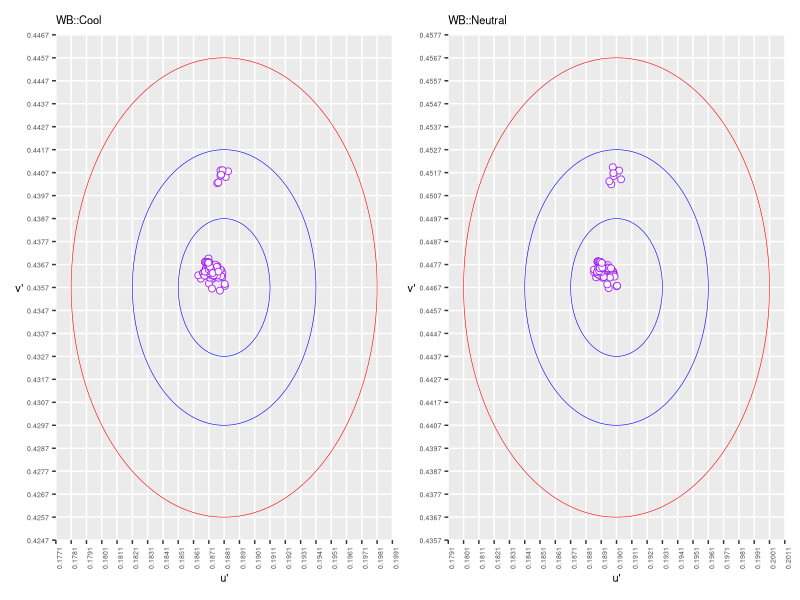
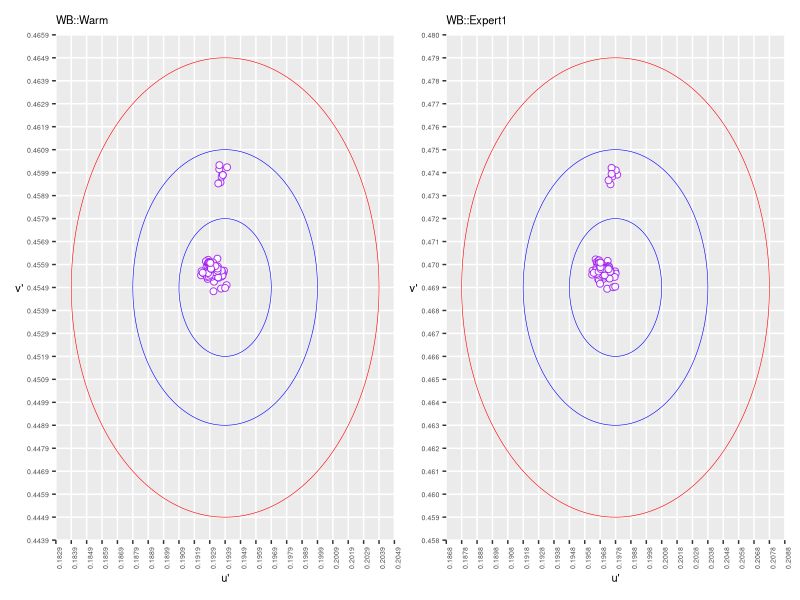
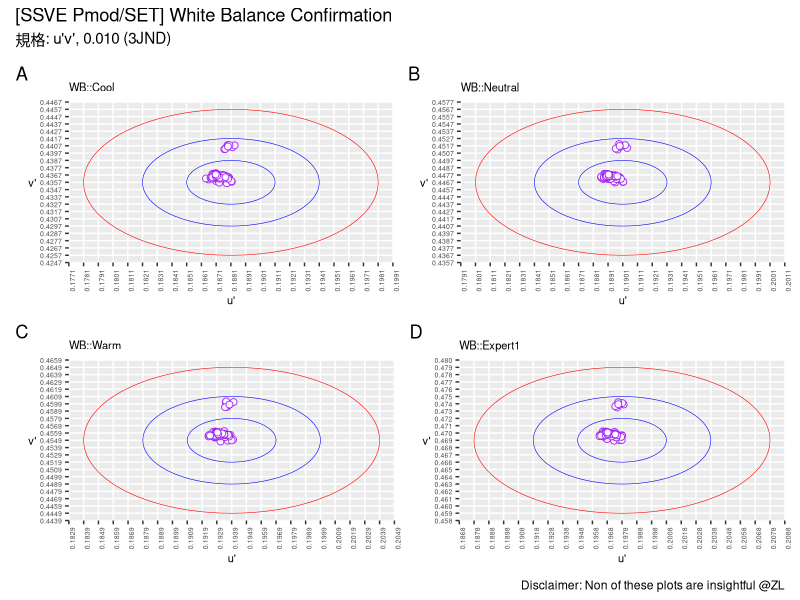

R code for these plots, in order:
### SSVE Pmod White Balance Trial 
### Effectiveness confirmation
### by ZL, 20211222

#require(reticulate)
require(ggplot2)
require(patchwork)
### create clean data
#reticulate::use_python('D:/DevEnv/WPy32-3741/python-3.7.4/python.exe')
#reticulate::install_miniconda()
#reticulate::py_run_file('main.py')

### premise
calc.du <- function(jnd, angle, du.target){
  return(jnd * cos(angle * pi / 180) + du.target)
}

calc.dv <- function(jnd, angle, dv.target){
  return(jnd * sin(angle * pi / 180) + dv.target)
}

jnd.ellips <- function(jnd, cTT.u, cTT.v){
  du <- c()
  dv <- c()
  for(i in 0:360){
    du <- c(du, calc.du(jnd, i, cTT.u))
    dv <- c(dv, calc.dv(jnd, i, cTT.v))
  }
  df <- data.frame(du, dv)
  colnames(df) <- c("du", "dv")
  return(df)
}

cool.jnd1 <- jnd.ellips(0.003, 0.1881, 0.4357)
cool.jnd2 <- jnd.ellips(0.006, 0.1881, 0.4357)
cool.jnd3 <- jnd.ellips(0.010, 0.1881, 0.4357)
cool.breaks.x <- seq(0.1771, 0.1991, 0.001)
cool.breaks.y <- seq(0.4247, 0.4467, 0.001)
cool.minor.x <- seq(0.1771, 0.1991, 0.0002)
cool.minor.y <- seq(0.4247, 0.4467, 0.0002)

neutral.jnd1 <- jnd.ellips(0.003, 0.1901, 0.4467)
neutral.jnd2 <- jnd.ellips(0.006, 0.1901, 0.4467)
neutral.jnd3 <- jnd.ellips(0.010, 0.1901, 0.4467)
neutral.breaks.x <- seq(0.1791, 0.2011, 0.001)
neutral.breaks.y <- seq(0.4357, 0.4577, 0.001)
neutral.minor.x <- seq(0.1791, 0.2011, 0.0002)
neutral.minor.y <- seq(0.4357, 0.4577, 0.0002)

warm.jnd1 <- jnd.ellips(0.003, 0.1939, 0.4549)
warm.jnd2 <- jnd.ellips(0.006, 0.1939, 0.4549)
warm.jnd3 <- jnd.ellips(0.010, 0.1939, 0.4549)
warm.breaks.x <- seq(0.1829, 0.2049, 0.001)
warm.breaks.y <- seq(0.4439, 0.4659, 0.001)
warm.minor.x <- seq(0.1829, 0.2049, 0.0002)
warm.minor.y <- seq(0.4439, 0.4659, 0.0002)

expert1.jnd1 <- jnd.ellips(0.003, 0.1978, 0.469)
expert1.jnd2 <- jnd.ellips(0.006, 0.1978, 0.469)
expert1.jnd3 <- jnd.ellips(0.010, 0.1978, 0.469)
expert1.breaks.x <- seq(0.1868, 0.2088, 0.001)
expert1.breaks.y <- seq(0.4580, 0.4800, 0.001)
expert1.minor.x <- seq(0.1868, 0.2088, 0.0002)
expert1.minor.y <- seq(0.4580, 0.4800, 0.0002)

### read white balance data
df.cool <- read.csv("./src/COOL.csv")
df.neutral <- read.csv("./src/NEUTRAL.csv")
df.warm <- read.csv("./src/WARM.csv")
df.expert1 <- read.csv("./src/EXPERT1.csv")
#View(df)

### plot
plot.wb <- function(df.temp, temp,
                    temp.breaks.x, temp.breaks.y,
                    temp.minor.x, temp.minor.y, 
                    temp.jnd1, temp.jnd2, temp.jnd3) {
  
  p <- ggplot(df.temp) +
    geom_point(aes(x=u,
                   y=v),
               colour = "purple",
               shape = 21,
               fill = 'white',
               stroke = .5,
               alpha = 0.9,
               size = 2) +
  #  coord_cartesian(xlim=c(0.1771, 0.1991),
  #                  ylim=c(0.4247, 0.4467)) +
    scale_x_continuous(breaks = temp.breaks.x,
                       minor_breaks = temp.minor.x) +
    scale_y_continuous(breaks = temp.breaks.y,
                       minor_breaks = temp.minor.y) +
    labs(title=gsub(' ', '', paste('WB::', temp)),
         x="u\'",
         y="v\'") +
    theme(plot.title = element_text(size=8),
          #panel.grid.major.x = element_blank(),
          #panel.grid.major.y = element_blank(),
          panel.grid.minor.x = element_blank(),
          panel.grid.minor.y = element_blank(),
          axis.title.x = element_text(size=8),
          axis.title.y = element_text(angle=0, size=8, vjust=0.5),
          axis.text.x = element_text(angle=90, size=5),
          axis.text.y = element_text(size=5)) +
    geom_path(data=temp.jnd1,
               aes(x=du,
                   y=dv),
               size = 0.2,
               color = 'blue'
               ) +
    geom_path(data=temp.jnd2,
               aes(x=du,
                   y=dv),
               size = 0.2,
               color = 'blue'
    ) +
    geom_path(data=temp.jnd3,
               aes(x=du,
                   y=dv),
               size = 0.2,
               color = 'red'
    )
#  dev.print(file = gsub(' ', '',paste('Rplot_', temp, '.png')),
#            device = png,
#            width = 800,
#            height = 800)
  return(p)
}

### plot WB cool
p1 <- plot.wb(df.cool,
        'Cool',
        cool.breaks.x,
        cool.breaks.y,
        cool.minor.x,
        cool.minor.y, 
        cool.jnd1,
        cool.jnd2,
        cool.jnd3)

### plot WB neutral
p2 <- plot.wb(df.neutral,
        'Neutral',
        neutral.breaks.x,
        neutral.breaks.y,
        neutral.minor.x,
        neutral.minor.y, 
        neutral.jnd1,
        neutral.jnd2,
        neutral.jnd3)


### plot WB warm
p3 <- plot.wb(df.warm,
        'Warm',
        warm.breaks.x,
        warm.breaks.y,
        warm.minor.x,
        warm.minor.y, 
        warm.jnd1,
        warm.jnd2,
        warm.jnd3)

### plot WB expert1
p4 <- plot.wb(df.expert1,
        'Expert1',
        expert1.breaks.x,
        expert1.breaks.y,
        expert1.minor.x,
        expert1.minor.y, 
        expert1.jnd1,
        expert1.jnd2,
        expert1.jnd3)

### layout 01
p1 + p2
p3 + p4

### layout 02
(p1 | p2) /
  (p3 | p4) +
  plot_annotation(
    title = '[SSVE Pmod/SET] White Balance Confirmation',
    subtitle = '規格: u\'v\', 0.010 (3JND)',
    caption = 'Disclaimer: Non of these plots are insightful @ZL',
    tag_levels = 'A'
  )
